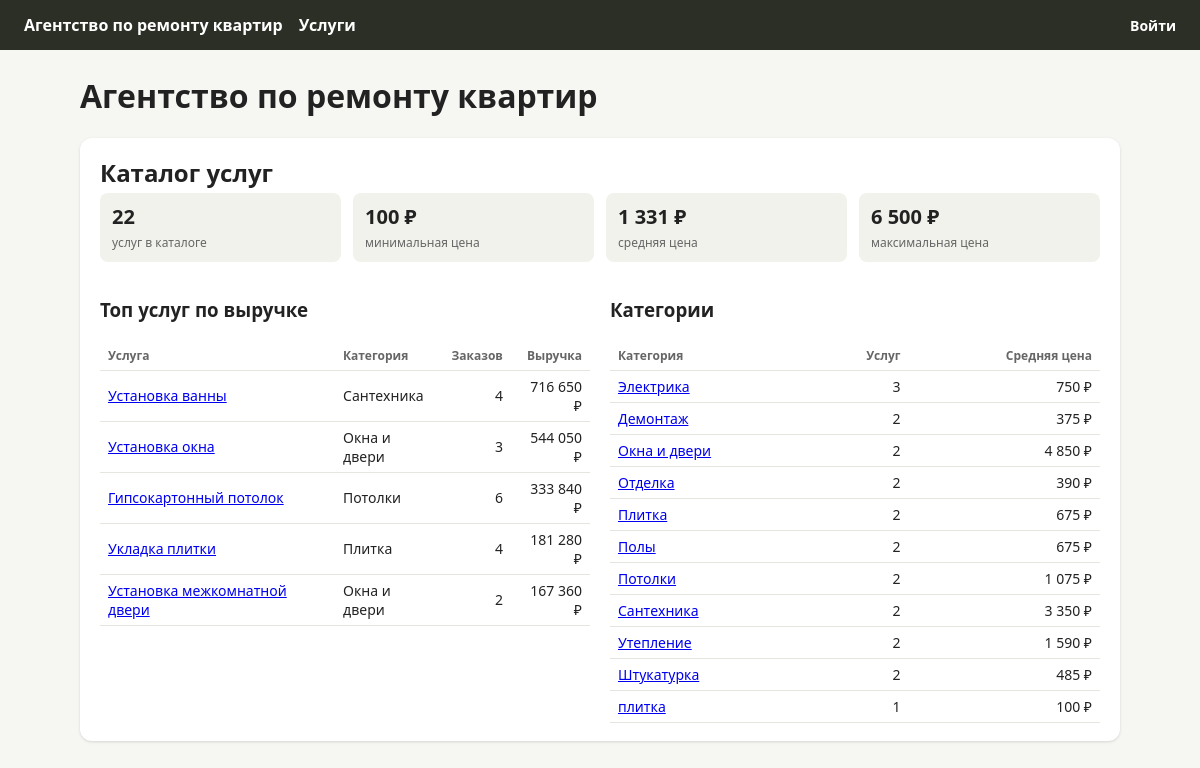
The page / on the database its author committed.
### agency/models.py (models this page shows, shortened)
class Service(models.Model):
    category = models.ForeignKey(ServiceCategory, on_delete=models.PROTECT,
                                 related_name='services', verbose_name='Категория')
    name = models.CharField('Название', max_length=150)
    price = models.DecimalField('Цена', max_digits=10, decimal_places=2)
    image = models.ImageField('Изображение', upload_to='services/', blank=True)
    updated_at = models.DateTimeField('Изменено', auto_now=True)
    updated_by = models.ForeignKey(User, on_delete=models.SET_NULL, null=True, blank=True,
                                   related_name='+', verbose_name='Кто изменил')
    history = HistoricalRecords()
    class Meta:
        verbose_name = 'Услуга'
        verbose_name_plural = 'Услуги'
        ordering = ['category', 'name']
    def get_absolute_url(self):
        return reverse('agency:service_detail', args=[self.id])

class ServiceCategory(models.Model):
    name = models.CharField('Название', max_length=100, unique=True)
    image = models.ImageField('Изображение', upload_to='categories/', blank=True)
    class Meta:
        verbose_name = 'Категория услуг'
        verbose_name_plural = 'Категории услуг'
        ordering = ['name']
    def __str__(self):
        return self.name

### agency/views.py (the view)
# urls.py: path('', views.dashboard, name='dashboard'),
def dashboard(request):
    user = request.user
    context = {'catalog': catalog_widget()}
    if user.is_authenticated:
        context['orders'] = orders_widget(user)
        context['is_staff_member'] = is_staff_member(user)
    if user.is_superuser:
        context['management'] = management_widget()
    return render(request, 'agency/dashboard.html', context)

### agency/templates/agency/dashboard.html (shortened to what this page needs)
{% extends 'base.html' %}
{% block content %}
  <h1>Агентство по ремонту квартир</h1>
  <section class="widget">
    <h2>Каталог услуг</h2>
    <div class="stats">
      <div class="stat"><b>{{ catalog.catalog_stats.total }}</b><span>услуг в каталоге</span></div>
      <div class="stat"><b>{{ catalog.catalog_stats.min_price|floatformat:"0g" }} ₽</b><span>минимальная цена</span></div>
      <div class="stat"><b>{{ catalog.catalog_stats.avg_price|floatformat:"0g" }} ₽</b><span>средняя цена</span></div>
      <div class="stat"><b>{{ catalog.catalog_stats.max_price|floatformat:"0g" }} ₽</b><span>максимальная цена</span></div>
    </div>
    <div class="two">
      <div>
        <h3>Топ услуг по выручке</h3>
        <table>
          <tr><th>Услуга</th><th>Категория</th><th class="num">Заказов</th><th class="num">Выручка</th></tr>
          {% for s in catalog.top_services %}
            <tr><td><a href="{{ s.get_absolute_url }}">{{ s.name }}</a></td><td>{{ s.category }}</td>
                <td class="num">{{ s.orders_count }}</td><td class="num">{{ s.revenue|floatformat:"0g" }} ₽</td></tr>
          {% empty %}<tr><td colspan="4">Заказов пока нет.</td></tr>{% endfor %}
        </table>
      </div>
      <div>
        <h3>Категории</h3>
        <table>
          <tr><th>Категория</th><th class="num">Услуг</th><th class="num">Средняя цена</th></tr>
          {% for c in catalog.categories %}
            <tr><td><a href="{% url 'agency:service_list' %}?category={{ c.id }}">{{ c.name }}</a></td>
                <td class="num">{{ c.services_count }}</td><td class="num">{{ c.avg_price|floatformat:"0g" }} ₽</td></tr>
          {% endfor %}
        </table>
      </div>
    </div>
  </section>
{% endblock %}

### templates/base.html (shortened to what this page needs)
<!doctype html>
<html lang="ru">
<head>
</head>
<body>
  <header>
    <nav>
      <a href="{% url 'agency:dashboard' %}">Агентство по ремонту квартир</a>
      <a href="{% url 'agency:service_list' %}">Услуги</a>
    </nav>
    <div class="user">
      {% if user.is_authenticated %}
        <span>{{ user }} · {% if user.is_superuser %}суперпользователь{% else %}{{ user.get_role_display }}{% endif %}</span>
        <form method="post" action="{% url 'logout' %}">{% csrf_token %}<button type="submit">Выйти</button></form>
      {% else %}
        <a href="{% url 'login' %}">Войти</a>
      {% endif %}
    </div>
  </header>
  <main>{% block content %}{% endblock %}</main>
</body>
</html>

### templates/base.html (style rules this page uses)
body { font-family:system-ui,sans-serif;margin:0;color:#222;background:#f6f6f3 }
header { background:#2b2f26;padding:14px 24px;display:flex;align-items:center;gap:20px;flex-wrap:wrap }
header a,header button { color:#fff;text-decoration:none;font-weight:600 }
header nav { display:flex;gap:16px;flex:1 }
.user { color:#d8dccf;font-size:14px;display:flex;align-items:center;gap:12px }
main { max-width:1040px;margin:24px auto;padding:0 16px }
.widget { background:#fff;border-radius:12px;padding:18px 20px;margin-bottom:24px;box-shadow:0 1px 3px #0002 }
.widget h2 { margin:0 0 4px }
.stats { display:grid;grid-template-columns:repeat(auto-fit,minmax(150px,1fr));gap:12px;margin-bottom:16px }
.stat { background:#f1f2ec;border-radius:8px;padding:10px 12px }
.stat b { display:block;font-size:20px }
.stat span { font-size:12px;color:#666 }
table { border-collapse:collapse;width:100%;font-size:14px }
th,td { text-align:left;padding:6px 8px;border-bottom:1px solid #e6e6e0 }
th { font-size:12px;color:#666;font-weight:600 }
td.num,th.num { text-align:right }
.two { display:grid;grid-template-columns:repeat(auto-fit,minmax(380px,1fr));gap:20px }

### rows shown on the page
Service: name "Установка ванны", category "Сантехника", orders_count "4", revenue "716 650"
Service: name "Установка окна", category "Окна и двери", orders_count "3", revenue "544 050"
Service: name "Гипсокартонный потолок", category "Потолки", orders_count "6", revenue "333 840"
Service: name "Укладка плитки", category "Плитка", orders_count "4", revenue "181 280"
Service: name "Установка межкомнатной двери", category "Окна и двери", orders_count "2", revenue "167 360"
ServiceCategory: name "Электрика", services_count "3", avg_price "750"
ServiceCategory: name "Демонтаж", services_count "2", avg_price "375"
ServiceCategory: name "Окна и двери", services_count "2", avg_price "4 850"
ServiceCategory: name "Отделка", services_count "2", avg_price "390"
ServiceCategory: name "Плитка", services_count "2", avg_price "675"
ServiceCategory: name "Полы", services_count "2", avg_price "675"
ServiceCategory: name "Потолки", services_count "2", avg_price "1 075"
ServiceCategory: name "Сантехника", services_count "2", avg_price "3 350"
ServiceCategory: name "Утепление", services_count "2", avg_price "1 590"
ServiceCategory: name "Штукатурка", services_count "2", avg_price "485"
ServiceCategory: name "плитка", services_count "1", avg_price "100"

### other values the page prints
{{ catalog.catalog_stats.total }} "22"
{{ catalog.catalog_stats.min_price|floatformat:"0g" }} "100"
{{ catalog.catalog_stats.avg_price|floatformat:"0g" }} "1 331"
{{ catalog.catalog_stats.max_price|floatformat:"0g" }} "6 500"
